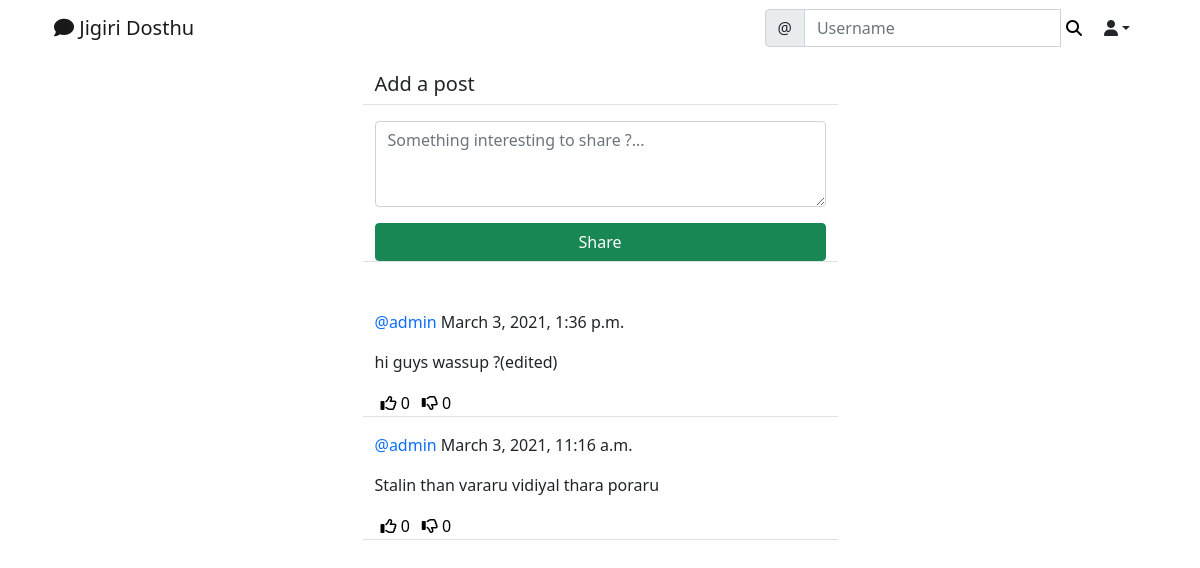
Before: /social/ (signed in) with the older database file.
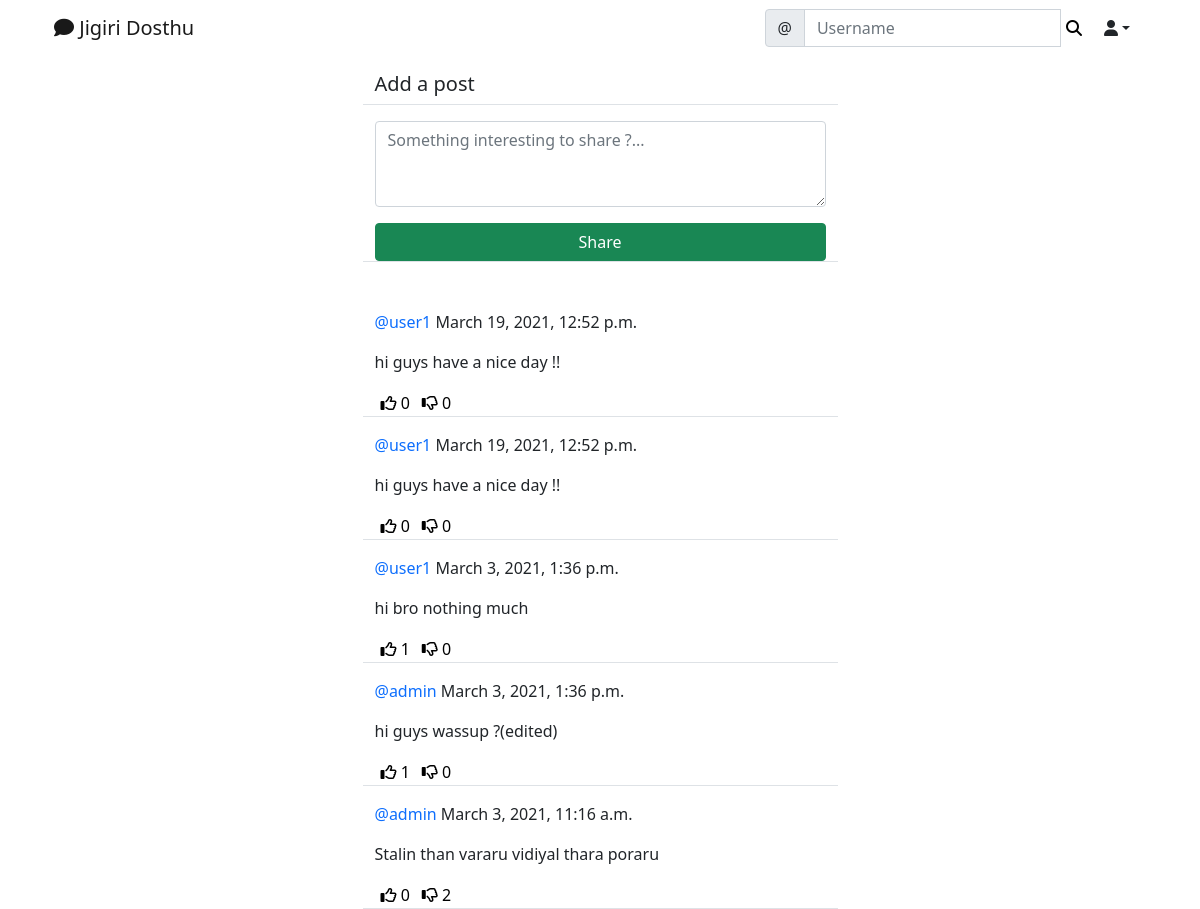
After: the same page with the newer database file.
### social/models.py (models this page shows)
class Post(models.Model):
    body = models.TextField()
    created_on = models.DateTimeField(default=timezone.now)
    author = models.ForeignKey(User, on_delete=models.CASCADE)
    likes = models.ManyToManyField(User, blank=True, related_name='likes')
    dislikes = models.ManyToManyField(User, blank=True, related_name='dislikes')

### social/views.py (the view, shortened to what this page needs)
# urls.py: path('', PostListView.as_view(), name='post-list'),
class PostListView(LoginRequiredMixin, View):
    def get(self, request, *args, **kwargs):
        loggedin_user = request.user
        posts = Post.objects.filter(
            author__profile__followers__in = [loggedin_user.id]
        ).order_by('-created_on')
        form = PostForm()
        context = {
            'post_list': posts,
            'form': form,
        }
        return render(request, 'social/post_list.html', context)

### social/forms.py
class PostForm(forms.ModelForm):
    body = forms.CharField(
        label='',
        widget=forms.Textarea(attrs={
            'rows': 3,
            'placeholder': 'Something interesting to share ?...'
        })
    )
    class Meta:
        model = Post
        fields = ['body']

### social/templates/social/post_list.html (shortened to what this page needs)
{%extends 'landing/base.html'%}
{% load crispy_forms_tags %}
{% block content %}
<div class='container'>
    <div class='row justify-content-center mt-3'>
        <div class='col-md-5 col-sm-12 border-bottom'>
            <h5>Add a post</h5>
        </div>
    </div>
    <div class='row justify-content-center mt-3 mb-5'>
        <div class='col-md-5 col-sm-12 border-bottom'>
            <form method='POST'>
                {{ form | crispy }}
                <div class='d-grid gap-2'>
                    <button class='btn btn-success mt-3'>Share</button>
                </div>
            </form>
        </div>
    </div>
    {% for post in post_list %}
    <div class='row justify-content-center mt-3'>
        <div class='col-md-5 col-sm-12 border-bottom position-relative'>
            <p><a style="text-decoration: none;" class="text-primary" href="{% url 'profile' post.author.profile.pk %}">@{{ post.author }}</a> {{ post.created_on }}</p>
            <div class="position-relative">
                <p>{{ post.body }}</p>
            </div>
            <div class="d-flex flex-row">
                <form method="POST" action="{% url 'like' post.pk %}">
                    <button style="background-color: transparent; border: none; box-shadow: none;" type="submit"><i class="far fa-thumbs-up"></i> <span>{{ post.likes.all.count }}</span></button>
                </form>
                <form method="POST" action="{% url 'dislike' post.pk %}">
                    <button style="background-color: transparent; border: none; box-shadow: none;" type="submit"><i class="far fa-thumbs-down"></i> <span>{{ post.dislikes.all.count }}</span></button>
                </form>
            </div>
        </div>
    </div>
    {% endfor %}
</div>
{% endblock content %}

Changed rows visible on the page:
added Post: author "user1", created_on "March 19, 2021, 12:52 p.m.", body "hi guys have a nice day !!", likes.all.count "0", dislikes.all.count "0"
added Post: author "user1", created_on "March 19, 2021, 12:52 p.m.", body "hi guys have a nice day !!", likes.all.count "0", dislikes.all.count "0"
now on this page (row unchanged): Post: author "user1", created_on "March 3, 2021, 1:36 p.m.", body "hi bro nothing much", likes.all.count "1", dislikes.all.count "0"
computed for Post "hi guys wassup ?(edited)": likes.all.count "0" → "1"
computed for Post "March 3, 2021, 11:16 a.m.": dislikes.all.count "0" → "2"
